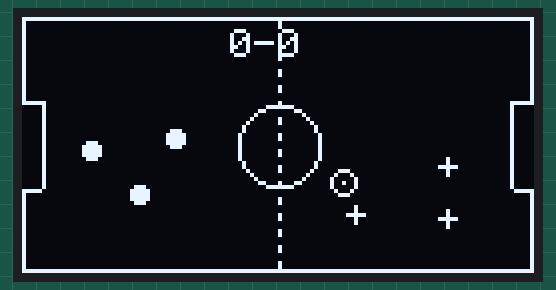
Bench run of a sketch on a simulated Arduino Uno, built for the host (arithmetic inside an expression is 32-bit, double 64-bit). Parts: 128×64 one-colour display. Random numbers use the default seed unless the sketch sets one.

Above: at 1.02 s.
At 7.92 s:
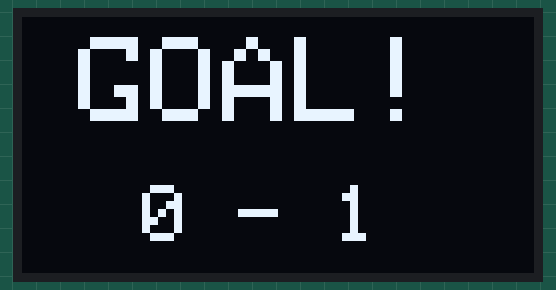
At 14.12 s:
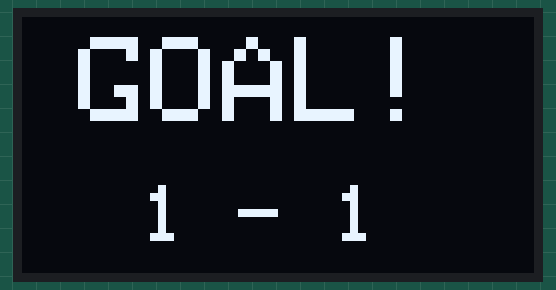
At 18.24 s:
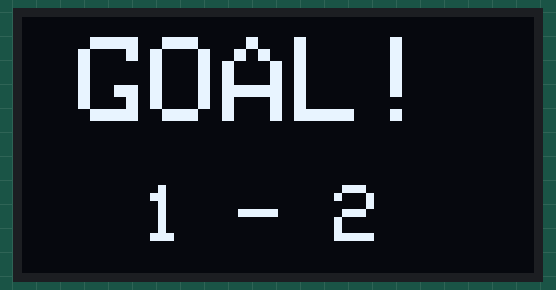
At 27.64 s:
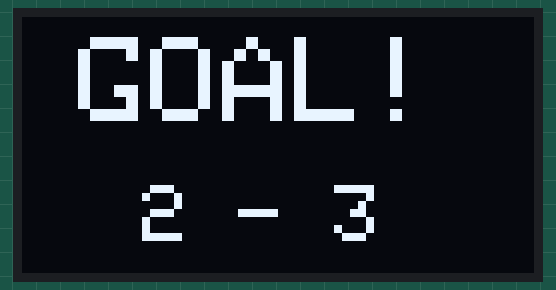
At 34.27 s:
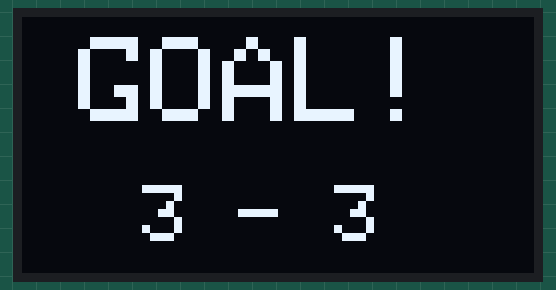

Measured:
- what the display in image 1 shows lasts 0.4 s, from 7.7 s to 8.1 s

The sketch:

soccersim.ino
```cpp
#include <SPI.h>
#include <Wire.h>
#include <Adafruit_GFX.h>
#include <Adafruit_SSD1306.h>

#define SCREEN_WIDTH  128
#define SCREEN_HEIGHT 64

#define I2C_SDA 22
#define I2C_SCL 21
TwoWire I2C_screen = TwoWire(0);

#define OLED_RESET     -1
#define SCREEN_ADDRESS 0x3C
Adafruit_SSD1306 display(SCREEN_WIDTH, SCREEN_HEIGHT, &I2C_screen, OLED_RESET);

// --- Ball ---
float ballX = 64, ballY = 32;
float ballVX = 2.0, ballVY = 1.2;
#define BALL_R    3
#define KICK_DIST 7
#define MAX_SPEED 4.5f
#define MIN_SPEED 1.5f

// --- Goals ---
#define GOAL_DEPTH  5
#define GOAL_HEIGHT 22
#define GOAL_TOP    ((SCREEN_HEIGHT - GOAL_HEIGHT) / 2)
#define GOAL_BOT    (GOAL_TOP + GOAL_HEIGHT)

// --- Score ---
int scoreLeft = 0, scoreRight = 0;

// --- Players ---
#define NUM_PLAYERS  6
#define PLAYER_SPEED 0.9f

struct Player {
  float x, y;
  float targetX, targetY;
  int   team;
  unsigned long nextThink;
};

Player players[NUM_PLAYERS];

void initPlayers() {
  for (int i = 0; i < 3; i++)
    players[i] = { (float)random(10, 55), (float)random(5, 58), 64, 32, 0, 0 };
  for (int i = 3; i < 6; i++)
    players[i] = { (float)random(73, 118), (float)random(5, 58), 64, 32, 1, 0 };
}

float playerBallDist(int i) {
  float dx = players[i].x - ballX;
  float dy = players[i].y - ballY;
  return sqrt(dx * dx + dy * dy);
}

int nearestToBall(int team) {
  int   best = team * 3;
  float minD = playerBallDist(best);
  for (int i = team * 3 + 1; i < team * 3 + 3; i++) {
    float d = playerBallDist(i);
    if (d < minD) { minD = d; best = i; }
  }
  return best;
}

void updatePlayers() {
  unsigned long now = millis();
  int nearLeft  = nearestToBall(0);
  int nearRight = nearestToBall(1);
  float distL = playerBallDist(nearLeft);
  float distR = playerBallDist(nearRight);
  int kicker = (distL <= distR) ? nearLeft : nearRight;

  for (int i = 0; i < NUM_PLAYERS; i++) {
    Player &p = players[i];
    if (now >= p.nextThink) {
      bool chases = (i == nearLeft || i == nearRight);
      if (chases) {
        p.targetX = ballX; p.targetY = ballY; p.nextThink = now + 100;
      } else {
        if (p.team == 0) { p.targetX = random(8,  85); p.targetY = random(5, 58); }
        else             { p.targetX = random(43, 120); p.targetY = random(5, 58); }
        p.nextThink = now + random(400, 900);
      }
    }
    float dx = p.targetX - p.x, dy = p.targetY - p.y;
    float dist = sqrt(dx * dx + dy * dy);
    if (dist > 1.0f) { p.x += (dx / dist) * PLAYER_SPEED; p.y += (dy / dist) * PLAYER_SPEED; }
    p.x = constrain(p.x, 3, SCREEN_WIDTH - 4);
    p.y = constrain(p.y, 3, SCREEN_HEIGHT - 4);
  }

  if (playerBallDist(kicker) < KICK_DIST) {
    float power  = 2.2f + random(0, 18) / 10.0f;
    float spread = (random(0, 2) ? 1 : -1) * (0.4f + random(0, 14) / 10.0f);
    ballVX = (players[kicker].team == 0) ? power : -power;
    ballVY = spread;
  }
}

void drawPlayers() {
  for (int i = 0; i < NUM_PLAYERS; i++) {
    int px = (int)players[i].x, py = (int)players[i].y;
    if (players[i].team == 0) {
      display.fillCircle(px, py, 2, SSD1306_WHITE);
    } else {
      display.drawFastHLine(px - 2, py,     5, SSD1306_WHITE);
      display.drawFastVLine(px,     py - 2, 5, SSD1306_WHITE);
    }
  }
}

void drawField() {
  display.drawFastHLine(0, 0,               SCREEN_WIDTH,  SSD1306_WHITE);
  display.drawFastHLine(0, SCREEN_HEIGHT-1, SCREEN_WIDTH,  SSD1306_WHITE);
  display.drawFastVLine(0, 0, GOAL_TOP, SSD1306_WHITE);
  display.drawFastVLine(0, GOAL_BOT, SCREEN_HEIGHT - GOAL_BOT, SSD1306_WHITE);
  display.drawFastVLine(SCREEN_WIDTH-1, 0, GOAL_TOP, SSD1306_WHITE);
  display.drawFastVLine(SCREEN_WIDTH-1, GOAL_BOT, SCREEN_HEIGHT - GOAL_BOT, SSD1306_WHITE);
  display.drawFastHLine(0, GOAL_TOP, GOAL_DEPTH, SSD1306_WHITE);
  display.drawFastHLine(0, GOAL_BOT, GOAL_DEPTH, SSD1306_WHITE);
  display.drawFastVLine(GOAL_DEPTH, GOAL_TOP, GOAL_HEIGHT, SSD1306_WHITE);
  display.drawFastHLine(SCREEN_WIDTH - GOAL_DEPTH, GOAL_TOP, GOAL_DEPTH, SSD1306_WHITE);
  display.drawFastHLine(SCREEN_WIDTH - GOAL_DEPTH, GOAL_BOT, GOAL_DEPTH, SSD1306_WHITE);
  display.drawFastVLine(SCREEN_WIDTH-1-GOAL_DEPTH, GOAL_TOP, GOAL_HEIGHT, SSD1306_WHITE);
  for (int y = 1; y < SCREEN_HEIGHT-1; y += 4)
    display.drawFastVLine(SCREEN_WIDTH/2, y, 2, SSD1306_WHITE);
  display.drawCircle(SCREEN_WIDTH/2, SCREEN_HEIGHT/2, 10, SSD1306_WHITE);
}

void drawScore() {
  display.setTextSize(1); display.setTextColor(SSD1306_WHITE);
  display.setCursor(52, 3);
  display.print(scoreLeft); display.print(F("-")); display.print(scoreRight);
}

void goalFlash(bool rightScored) {
  for (int f = 0; f < 3; f++) {
    display.clearDisplay();
    display.setTextSize(3); display.setTextColor(SSD1306_WHITE);
    display.setCursor(14, 5); display.print(F("GOAL!"));
    display.setTextSize(2); display.setCursor(30, 42);
    display.print(scoreLeft); display.print(F(" - ")); display.print(scoreRight);
    display.display(); delay(400);
    display.clearDisplay(); display.display(); delay(200);
  }
  delay(500);
  ballX = SCREEN_WIDTH / 2; ballY = SCREEN_HEIGHT / 2;
  ballVX = rightScored ? -2.0f : 2.0f;
  ballVY = (random(0,2) ? 1 : -1) * (0.8f + random(0,12) / 10.0f);
  initPlayers();
}

void setup() {
  Serial.begin(115200);
  I2C_screen.begin(I2C_SDA, I2C_SCL, 400000);
  delay(500);
  if (!display.begin(SSD1306_SWITCHCAPVCC, SCREEN_ADDRESS)) {
    Serial.println(F("SSD1306 allocation failed"));
    for (;;);
  }
  display.clearDisplay(); display.display();
  randomSeed(analogRead(0));
  initPlayers();
}

void loop() {
  updatePlayers();
  display.clearDisplay();
  ballX += ballVX; ballY += ballVY;

  float speed = sqrt(ballVX * ballVX + ballVY * ballVY);
  if (speed > MAX_SPEED) { ballVX = ballVX/speed*MAX_SPEED; ballVY = ballVY/speed*MAX_SPEED; }
  if (speed < MIN_SPEED && speed > 0) { ballVX = ballVX/speed*MIN_SPEED; ballVY = ballVY/speed*MIN_SPEED; }

  if (ballY - BALL_R <= 1)               { ballY = 1 + BALL_R;               ballVY =  abs(ballVY); }
  if (ballY + BALL_R >= SCREEN_HEIGHT-2) { ballY = SCREEN_HEIGHT-2 - BALL_R; ballVY = -abs(ballVY); }

  if (ballX - BALL_R <= 1) {
    if (ballY > GOAL_TOP && ballY < GOAL_BOT) { scoreRight++; goalFlash(true); return; }
    ballX = 1 + BALL_R; ballVX = abs(ballVX);
  }
  if (ballX + BALL_R >= SCREEN_WIDTH-2) {
    if (ballY > GOAL_TOP && ballY < GOAL_BOT) { scoreLeft++; goalFlash(false); return; }
    ballX = SCREEN_WIDTH-2 - BALL_R; ballVX = -abs(ballVX);
  }

  drawField(); drawScore(); drawPlayers();
  display.drawCircle((int)ballX, (int)ballY, BALL_R, SSD1306_WHITE);
  display.drawPixel((int)ballX,  (int)ballY,          SSD1306_WHITE);
  display.display();
  delay(16);
}
```
